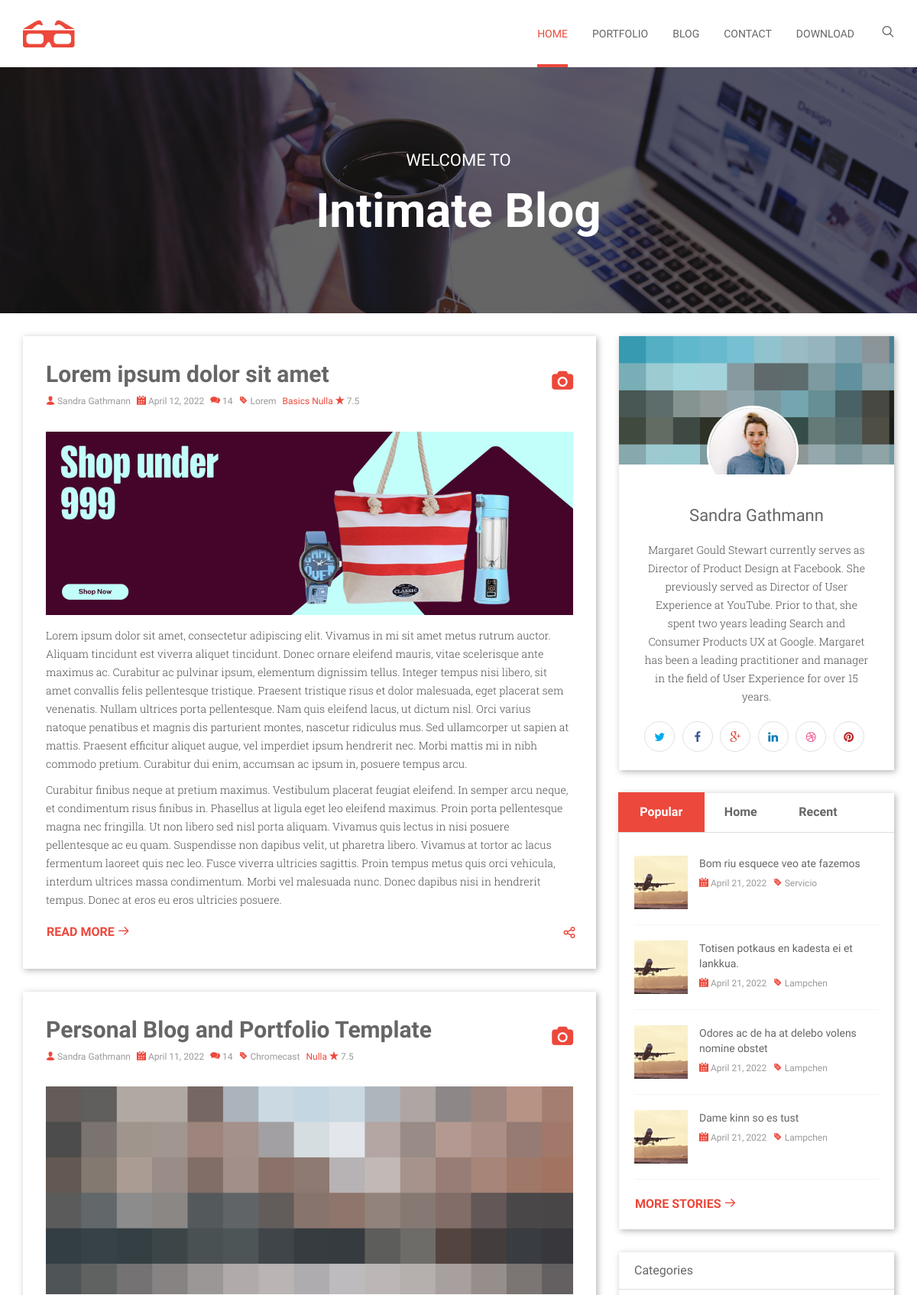
Page /?page=3 (upper part) on the earlier database version.
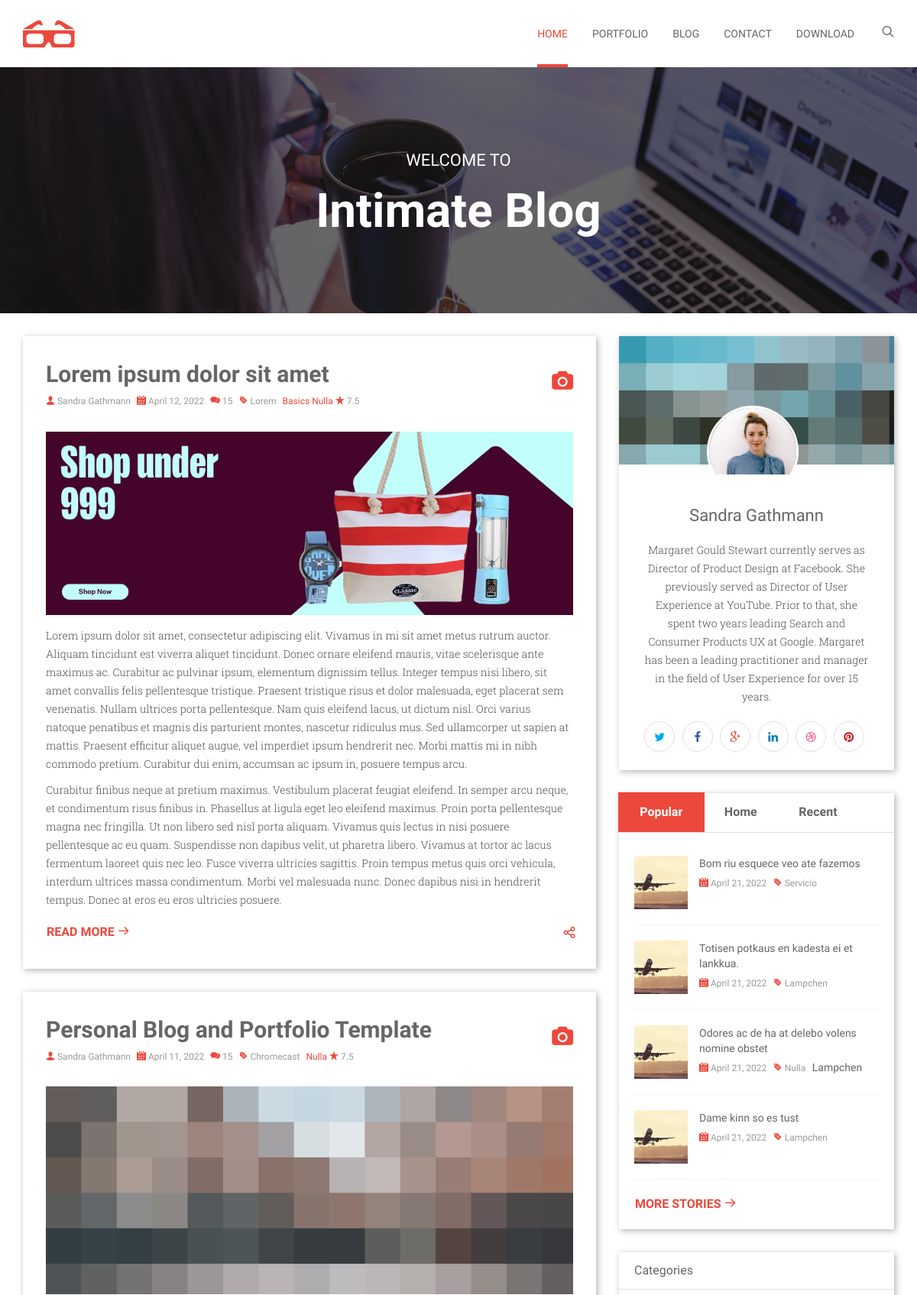
Same page on the later database version.
### blog/models.py (models this page shows, shortened)
class Post(models.Model):
    STATUS_CHOICES = (
    ('draft',  'Draft'),
    ('published', 'Published'),
            )
    SECTION = (
            ('home','Home'),
            ('popular', 'Popular'),
            ('recent', 'Recent'),
            ('comment', 'Comment'),
            )
    title = models.CharField(max_length=250)
    slug = models.SlugField(max_length=250, unique_for_date='publish')
    author = models.ForeignKey(User, on_delete=models.CASCADE,related_name='blog_posts')
    category = models.ForeignKey(Category, on_delete=models.CASCADE)
    subcategory = models.ForeignKey(Subcategory, on_delete=models.CASCADE)
    section = models.CharField(max_length=200,choices= SECTION)
    image = models.ImageField(upload_to='featured_image/%Y/%m/%d')
    excerpt = RichTextUploadingField()
    body= RichTextUploadingField()
    tags = TaggableManager()
    publish = models.DateTimeField(default=timezone.now)
    created = models.DateTimeField(auto_now_add=True)
    updated = models.DateTimeField(auto_now=True)
    status = models.CharField(max_length=10,choices=STATUS_CHOICES,default='draft')
    class Meta:
        ordering = ('-publish',)
    objects = models.Manager() # The default manager
    published = PublishedManager() # Our custom manager
    def get_absolute_url(self):
        return reverse('blog:single',args=[self.slug])

### blog/views.py (the view)
# urls.py: path('',HomeView.as_view(), name = 'blog'),
class HomeView(BaseView):
    def get(self, request, tag_slug=None):
        self.views['posts'] = Post.published.all()
        self.views['categories'] = Category.objects.all()
        self.views['subcategories'] = Subcategory.objects.all()
        self.views['comment'] = Comment.objects.all()
        self.views['popular_posts']= Post.published.filter(section = 'popular')
        self.views['home_posts'] = Post.published.filter(section = 'home')
        self.views['recent_posts'] = Post.published.filter(section = 'recent')
        tag = None
        if tag_slug:
            tag = get_object_or_404(Tag, slug=tag_slug)
            paginator = Paginator(Post.published.filter(tags__in=[tag]),5)
        else:
            paginator = Paginator(Post.published.all(),5)
        page = request.GET.get('page')
        self.views['pages'] = paginator.get_page(page)
        return render(request,'index.html', self.views)

### blog/models.py (called while the page is built)
    def get_queryset(self):
        return super(PublishedManager,self).get_queryset().filter(status='published')

### templates/index.html (shortened to what this page needs)
{% extends 'base.html' %}
{% load static %}
{% block content %}
    <section class="text-center" id="hero-area">
        <div class="container">
            <div class="row">
                <div class="col-md-12">
                    <div class="intro-area">
                        <h3>Welcome To</h3>
                        <h2 class="page-title">Intimate Blog</h2>
                    </div>
                </div>
            </div>
        </div>
    </section>
    <div id="content">
        <div class="container">
            <div class="row">
                <div class="col-md-8">
		{%for post in pages %}
                    <article>
                        <div class="blog-item-wrap">
                            <div class="post-format">
                                <span><i class="fa fa-camera"></i></span>
                            </div>
                            <h2 class="blog-title"><a href=
				       "{{ post.get_absolute_url }}">{{ post.title }}</a></h2>
                            <div class="entry-meta">
                                <span class="meta-part"><i class=
                                "ico-user"></i> <a href="#">{{ post.author.first_name }} {{ post.author.last_name }}</a></span> <span class=
                                "meta-part"><i class=
                                "ico-calendar-alt-fill"></i> <a href=
				 "#">{{ post.publish.date }}</a></span>
				<span class=
                                "meta-part"><i class="ico-comments"></i>
                                <a href="#">
					{% with comment.count as total_comments %}
                			{{ total_comments }}
        				{% endwith %}
				</a>
				</span>
		 		<span class=
                                "meta-part"><i class="ico-tag"></i>
				{% for tag in post.tags.all %}
				<a href="{% url 'blog:post_tag' tag.slug %}">{{tag.name}}</a></span>
				{% endfor %}
				<span class=
                                "meta-part"><i class="ico-star"></i> <a href=
                                "#">7.5</a>
				</span>
                            </div>
                            <div class="feature-inner">
                                <a data-lightbox="roadtrip" href=
						  "{{ post.image.url }}"><img alt="" src=
						  "{{ post.image.url }}"></a>
                            </div>
                            <div class="post-content">
				<p>
					{{ post.excerpt|safe }}
				</p>
                            </div>
                            <div class="entry-more">
                                <div class="pull-left">
                                    <a class="btn btn-common" href=
                                    "{{ post.get_absolute_url }}">Read More <i class=
                                    "ico-arrow-right"></i></a>
                                </div>
                                <div class="share-icon pull-right">
                                    <span class="socialShare"></span>
                                </div>
                            </div>
                        </div>
                    </article>
		    {% endfor %}
                </div>
		{% include 'base2.html' %}
{% endblock %}

### templates/base.html (shortened to what this page needs)
{% load static %}
<!DOCTYPE html>
<html lang="en">
<head>
    <link href="{% static 'css/bootstrap.min.css' %}" madia="screen" rel="stylesheet" type=
    "text/css">
    <link href="{% static 'fonts/font-awesome.min.css' %}" madia="screen" rel="stylesheet"
    type="text/css">
    <link href="{% static 'fonts/intimate-fonts.css' %}" madia="screen" rel="stylesheet" type=
    "text/css">
    <link href="{% static 'css/main.css' %}" madia="screen" rel="stylesheet" type="text/css">
    <link href="{% static 'extras/owl/owl.carousel.css' %}" media="screen" rel="stylesheet"
    type="text/css">
    <link href="{% static 'extras/owl/owl.theme.css' %}" media="screen" rel="stylesheet" type=
    "text/css">
    <link href="{% static 'extras/animate.css' %}" media="screen" rel="stylesheet" type=
    "text/css">
    <link href="{% static 'extras/lightbox.css' %}" media="screen" rel="stylesheet" type=
    "text/css">
    <link href="{% static 'extras/slicknav.css' %}" media="screen" rel="stylesheet" type=
    "text/css">
    <link href="{% static 'css/responsive.css' %}" madia="screen" rel="stylesheet" type=
    "text/css">
</head>
<body>
    <header class="site-header">
        <nav class="navbar navbar-default navbar-intimate role="
        data-offset-top="50" data-spy="affix">
            <div class="container">
                <div class="navbar-header">
                    <div class="logo">
                        <a class="navbar-brand" href="/"><i class=
                        "ico-3dglasses"></i></a>
                    </div>
                </div>
                <div class="side">
                    <a class="show-search"><i class="ico-search"></i></a>
                </div>
                <div class="navbar-collapse collapse" id="navigation">
                    <ul class="nav navbar-nav navbar-right">
                        <li class="dropdown dropdown-toggle active">
                            <a data-toggle="dropdown" href=
                            "/">Home</a>
                        </li>
                        <li class="dropdown dropdown-toggle">
                            <a data-toggle="dropdown" href=
                            "portfolio.html">Portfolio</a>
                        </li>
                        <li class="dropdown dropdown-toggle">
                            <a data-toggle="dropdown" href="#">Blog</a>
                        </li>
                        <li>
                            <a href="contact">Contact</a>
                        </li>
                        <li>
                            <a href="https://demo.graygrids.com/themes/intimate/">Download</a>
                        </li>
                    </ul>
                </div>
            </div>
        </nav>
	</header>
	{% block content %}
	{% endblock %}
</body>
</html>

### templates/base2.html (shortened to what this page needs)
{% load static %}
<div class="col-md-4">
                    <div class="sidebar">
                        <div class="entry-widget">
                            <div class="widget-profile">
                                <div class="image"><img alt="" src=
					    "{% static 'img/blog/cover.jpg' %}"></div>
                                <div class="portfolio"><img alt="" src=
					    "{% static 'img/blog/portfolio.jpg' %}"></div>
                                <div class="info">
                                    <h3 class="name">Sandra Gathmann</h3>
                                    <p class="details">Margaret Gould Stewart
                                    currently serves as Director of Product
                                    Design at Facebook. She previously served
                                    as Director of User Experience at YouTube.
                                    Prior to that, she spent two years leading
                                    Search and Consumer Products UX at Google.
                                    Margaret has been a leading practitioner
                                    and manager in the field of User Experience
                                    for over 15 years.</p>
                                    <div class="social-links">
                                        <a class="twitter social-link"
                                        data-placement="top" data-toggle=
                                        "tooltip" href="#" title=
                                        "Twitter"><i class=
                                        "fa fa-twitter"></i></a> <a class=
                                        "facebook social-link" data-placement=
                                        "top" data-toggle="tooltip" href="#"
                                        title="Facebook"><i class=
                                        "fa fa-facebook"></i></a> <a class=
                                        "google-plus social-link"
                                        data-placement="top" data-toggle=
                                        "tooltip" href="#" title=
                                        "Google+"><i class=
                                        "fa fa-google-plus"></i></a> <a class=
                                        "linkedin social-link" data-placement=
                                        "top" data-toggle="tooltip" href="#"
                                        title="LinkedIn"><i class=
                                        "fa fa-linkedin"></i></a> <a class=
                                        "dribbble social-link" data-placement=
                                        "top" data-toggle="tooltip" href="#"
                                        title="Dribbble"><i class=
                                        "fa fa-dribbble"></i></a> <a class=
                                        "pinterest social-link" data-placement=
                                        "top" data-toggle="tooltip" href="#"
                                        title="Pinterest"><i class=
                                        "fa fa-pinterest"></i></a>
                                    </div>
                                </div>
                            </div>
                        </div>
                        <div class="entry-widget">
                            <ul class="nav nav-tabs">
                                <li class="active">
                                    <a data-toggle="tab" href=
                                    "#popular">Popular</a>
                                </li>
                                <li>
                                    <a data-toggle="tab" href=
                                    "#home">Home</a>
                                </li>
                                <li>
                                    <a data-toggle="tab" href=
                                    "#recent">Recent</a>
                                </li>
                            </ul>
                            <div class="tab-content">
                                <div class="tab-pane in active fadeInDown" id=
					    "popular">
                                    <ul class="posts-list">
					{% for post in popular_posts %}
					 <li>
                                            <div class="widget-thumb">
                                                <a href="#"><img alt="" src=
							 "{% static 'img/post/post1.jpg' %}"></a>
                                            </div>
                                            <div class="widget-content">
						<a href="{{ post.get_absolute_url }}">
						{{post.title}}
						</a>
                                                <div class="meta">
                                                    <span><i class=
                                                    "ico-calendar-alt-fill"></i>
							    {{ post.publish.date }}</span>
                                                    <span>
						    <i class= "ico-tag"></i>
                                                    {% for tag in post.tags.all %}
						    {{tag.name}}</span>
						    {% endfor %}
                                                </div>
                                            </div>
                                            <div class="clearfix"></div>
                                        </li>
					{% endfor %}
                                    </ul>
                                </div>
                                <a class="btn btn-common more" href="#">More
                                Stories <i class="ico-arrow-right"></i></a>
                            </div>
                        </div>
                        <div class="entry-widget">
                            <h5 class="widget-title">Categories</h5>
                        </div>
                    </div>
                </div>
            </div>
        </div>
    </div>

### static/extras/lightbox.css (style rules this page uses)
body:after { content: url(../img/close.png) url(../img/loading.gif) url(../img/prev.png) url(../img/next.png); display: none; }

Differences in the rows shown:
changed Post "Lorem ipsum dolor sit amet": total_comments "14" → "15"
changed Post "Personal Blog and Portfolio Template": total_comments "14" → "15"
changed Post "Odores ac de ha at delebo volens nomine obstet": gains Tag (name "Nulla")
